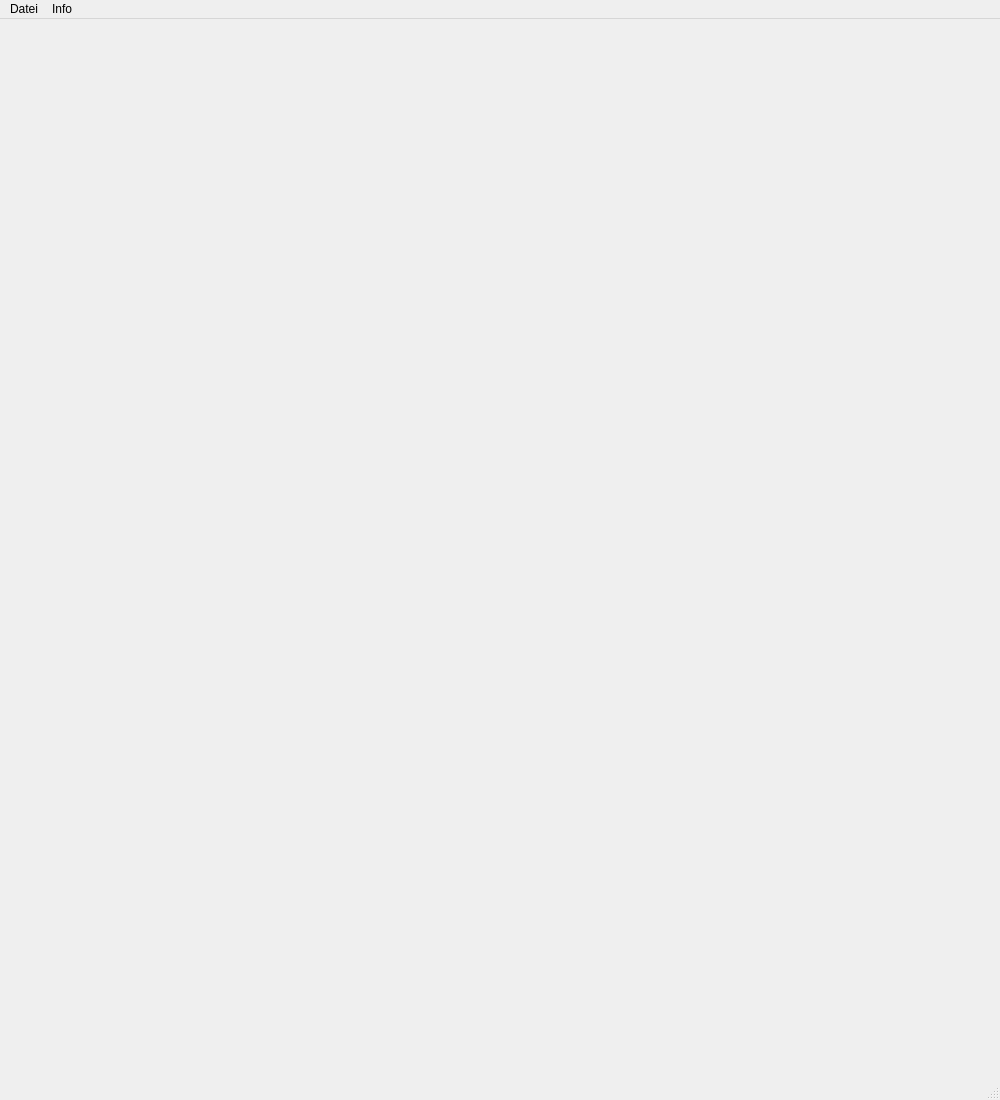
<?xml version="1.0" encoding="UTF-8"?>
<ui version="4.0">
 <class>MainWindow</class>
 <widget class="QMainWindow" name="MainWindow">
  <property name="geometry">
   <rect>
    <x>0</x>
    <y>0</y>
    <width>1000</width>
    <height>1100</height>
   </rect>
  </property>
  <property name="minimumSize">
   <size>
    <width>100</width>
    <height>100</height>
   </size>
  </property>
  <property name="maximumSize">
   <size>
    <width>1000</width>
    <height>1100</height>
   </size>
  </property>
  <property name="windowTitle">
   <string>MainWindow</string>
  </property>
  <property name="windowIcon">
   <iconset resource="bdRessources.qrc">
    <normaloff>:/Landkarte.jpg</normaloff>:/Landkarte.jpg</iconset>
  </property>
  <widget class="QWidget" name="centralwidget">
   <widget class="QLabel" name="label_pic">
    <property name="enabled">
     <bool>true</bool>
    </property>
    <property name="geometry">
     <rect>
      <x>0</x>
      <y>-20</y>
      <width>1000</width>
      <height>1000</height>
     </rect>
    </property>
    <property name="minimumSize">
     <size>
      <width>500</width>
      <height>500</height>
     </size>
    </property>
    <property name="maximumSize">
     <size>
      <width>1000</width>
      <height>1000</height>
     </size>
    </property>
    <property name="mouseTracking">
     <bool>false</bool>
    </property>
    <property name="text">
     <string/>
    </property>
    <property name="pixmap">
     <pixmap resource="bdRessources.qrc">:/Landkarte.jpg</pixmap>
    </property>
    <property name="scaledContents">
     <bool>true</bool>
    </property>
   </widget>
   <widget class="QPushButton" name="Frankreich">
    <property name="geometry">
     <rect>
      <x>270</x>
      <y>580</y>
      <width>141</width>
      <height>161</height>
     </rect>
    </property>
    <property name="sizePolicy">
     <sizepolicy hsizetype="Minimum" vsizetype="Expanding">
      <horstretch>0</horstretch>
      <verstretch>0</verstretch>
     </sizepolicy>
    </property>
    <property name="minimumSize">
     <size>
      <width>0</width>
      <height>151</height>
     </size>
    </property>
    <property name="cursor">
     <cursorShape>PointingHandCursor</cursorShape>
    </property>
    <property name="checkable">
     <bool>false</bool>
    </property>
    <property name="autoDefault">
     <bool>false</bool>
    </property>
    <property name="default">
     <bool>false</bool>
    </property>
    <property name="flat">
     <bool>true</bool>
    </property>
   </widget>
   <widget class="QPushButton" name="Deutschland">
    <property name="geometry">
     <rect>
      <x>420</x>
      <y>470</y>
      <width>111</width>
      <height>151</height>
     </rect>
    </property>
    <property name="cursor">
     <cursorShape>PointingHandCursor</cursorShape>
    </property>
    <property name="default">
     <bool>false</bool>
    </property>
    <property name="flat">
     <bool>true</bool>
    </property>
   </widget>
   <widget class="QPushButton" name="Spanien">
    <property name="geometry">
     <rect>
      <x>140</x>
      <y>740</y>
      <width>151</width>
      <height>161</height>
     </rect>
    </property>
    <property name="cursor">
     <cursorShape>PointingHandCursor</cursorShape>
    </property>
    <property name="flat">
     <bool>true</bool>
    </property>
   </widget>
   <widget class="QPushButton" name="Portugal">
    <property name="geometry">
     <rect>
      <x>80</x>
      <y>750</y>
      <width>61</width>
      <height>131</height>
     </rect>
    </property>
    <property name="cursor">
     <cursorShape>PointingHandCursor</cursorShape>
    </property>
    <property name="flat">
     <bool>true</bool>
    </property>
   </widget>
   <widget class="QPushButton" name="Andorra">
    <property name="geometry">
     <rect>
      <x>290</x>
      <y>750</y>
      <width>41</width>
      <height>41</height>
     </rect>
    </property>
    <property name="cursor">
     <cursorShape>PointingHandCursor</cursorShape>
    </property>
    <property name="flat">
     <bool>true</bool>
    </property>
   </widget>
   <widget class="QPushButton" name="Belgien">
    <property name="geometry">
     <rect>
      <x>350</x>
      <y>540</y>
      <width>71</width>
      <height>41</height>
     </rect>
    </property>
    <property name="cursor">
     <cursorShape>PointingHandCursor</cursorShape>
    </property>
    <property name="flat">
     <bool>true</bool>
    </property>
   </widget>
   <widget class="QPushButton" name="Niederlande">
    <property name="geometry">
     <rect>
      <x>350</x>
      <y>490</y>
      <width>71</width>
      <height>51</height>
     </rect>
    </property>
    <property name="cursor">
     <cursorShape>PointingHandCursor</cursorShape>
    </property>
    <property name="flat">
     <bool>true</bool>
    </property>
   </widget>
   <widget class="QPushButton" name="Schweiz">
    <property name="geometry">
     <rect>
      <x>410</x>
      <y>630</y>
      <width>61</width>
      <height>61</height>
     </rect>
    </property>
    <property name="cursor">
     <cursorShape>PointingHandCursor</cursorShape>
    </property>
    <property name="flat">
     <bool>true</bool>
    </property>
   </widget>
   <widget class="QPushButton" name="Oesterreich">
    <property name="geometry">
     <rect>
      <x>470</x>
      <y>620</y>
      <width>111</width>
      <height>51</height>
     </rect>
    </property>
    <property name="cursor">
     <cursorShape>PointingHandCursor</cursorShape>
    </property>
    <property name="flat">
     <bool>true</bool>
    </property>
   </widget>
   <widget class="QPushButton" name="Grossbritannien">
    <property name="geometry">
     <rect>
      <x>230</x>
      <y>320</y>
      <width>91</width>
      <height>221</height>
     </rect>
    </property>
    <property name="cursor">
     <cursorShape>PointingHandCursor</cursorShape>
    </property>
    <property name="flat">
     <bool>true</bool>
    </property>
   </widget>
   <widget class="QPushButton" name="Irland">
    <property name="geometry">
     <rect>
      <x>150</x>
      <y>400</y>
      <width>81</width>
      <height>91</height>
     </rect>
    </property>
    <property name="cursor">
     <cursorShape>PointingHandCursor</cursorShape>
    </property>
    <property name="flat">
     <bool>true</bool>
    </property>
   </widget>
   <widget class="QPushButton" name="Island">
    <property name="geometry">
     <rect>
      <x>120</x>
      <y>90</y>
      <width>91</width>
      <height>81</height>
     </rect>
    </property>
    <property name="cursor">
     <cursorShape>PointingHandCursor</cursorShape>
    </property>
    <property name="flat">
     <bool>true</bool>
    </property>
   </widget>
   <widget class="QPushButton" name="Polen">
    <property name="geometry">
     <rect>
      <x>530</x>
      <y>470</y>
      <width>151</width>
      <height>101</height>
     </rect>
    </property>
    <property name="cursor">
     <cursorShape>PointingHandCursor</cursorShape>
    </property>
    <property name="flat">
     <bool>true</bool>
    </property>
   </widget>
   <widget class="QPushButton" name="Tschechien">
    <property name="geometry">
     <rect>
      <x>530</x>
      <y>570</y>
      <width>71</width>
      <height>51</height>
     </rect>
    </property>
    <property name="cursor">
     <cursorShape>PointingHandCursor</cursorShape>
    </property>
    <property name="flat">
     <bool>true</bool>
    </property>
   </widget>
   <widget class="QPushButton" name="Slowakei">
    <property name="geometry">
     <rect>
      <x>600</x>
      <y>570</y>
      <width>71</width>
      <height>51</height>
     </rect>
    </property>
    <property name="cursor">
     <cursorShape>PointingHandCursor</cursorShape>
    </property>
    <property name="flat">
     <bool>true</bool>
    </property>
   </widget>
   <widget class="QPushButton" name="Ungarn">
    <property name="geometry">
     <rect>
      <x>580</x>
      <y>620</y>
      <width>91</width>
      <height>51</height>
     </rect>
    </property>
    <property name="cursor">
     <cursorShape>PointingHandCursor</cursorShape>
    </property>
    <property name="flat">
     <bool>true</bool>
    </property>
   </widget>
   <widget class="QPushButton" name="Italien">
    <property name="geometry">
     <rect>
      <x>410</x>
      <y>700</y>
      <width>171</width>
      <height>231</height>
     </rect>
    </property>
    <property name="cursor">
     <cursorShape>PointingHandCursor</cursorShape>
    </property>
    <property name="flat">
     <bool>true</bool>
    </property>
   </widget>
   <widget class="QPushButton" name="Slowenien">
    <property name="geometry">
     <rect>
      <x>500</x>
      <y>670</y>
      <width>71</width>
      <height>31</height>
     </rect>
    </property>
    <property name="cursor">
     <cursorShape>PointingHandCursor</cursorShape>
    </property>
    <property name="flat">
     <bool>true</bool>
    </property>
   </widget>
   <widget class="QPushButton" name="Kroatien">
    <property name="geometry">
     <rect>
      <x>570</x>
      <y>670</y>
      <width>61</width>
      <height>31</height>
     </rect>
    </property>
    <property name="cursor">
     <cursorShape>PointingHandCursor</cursorShape>
    </property>
    <property name="flat">
     <bool>true</bool>
    </property>
   </widget>
   <widget class="QPushButton" name="Bosnien">
    <property name="geometry">
     <rect>
      <x>580</x>
      <y>700</y>
      <width>51</width>
      <height>51</height>
     </rect>
    </property>
    <property name="cursor">
     <cursorShape>PointingHandCursor</cursorShape>
    </property>
    <property name="flat">
     <bool>true</bool>
    </property>
   </widget>
   <widget class="QPushButton" name="Montenegro">
    <property name="geometry">
     <rect>
      <x>630</x>
      <y>740</y>
      <width>31</width>
      <height>31</height>
     </rect>
    </property>
    <property name="cursor">
     <cursorShape>PointingHandCursor</cursorShape>
    </property>
    <property name="flat">
     <bool>true</bool>
    </property>
   </widget>
   <widget class="QPushButton" name="Kosovo">
    <property name="geometry">
     <rect>
      <x>660</x>
      <y>740</y>
      <width>31</width>
      <height>21</height>
     </rect>
    </property>
    <property name="cursor">
     <cursorShape>PointingHandCursor</cursorShape>
    </property>
    <property name="flat">
     <bool>true</bool>
    </property>
   </widget>
   <widget class="QPushButton" name="Serbien">
    <property name="geometry">
     <rect>
      <x>630</x>
      <y>670</y>
      <width>61</width>
      <height>71</height>
     </rect>
    </property>
    <property name="cursor">
     <cursorShape>PointingHandCursor</cursorShape>
    </property>
    <property name="flat">
     <bool>true</bool>
    </property>
   </widget>
   <widget class="QPushButton" name="Rumanien">
    <property name="geometry">
     <rect>
      <x>690</x>
      <y>600</y>
      <width>81</width>
      <height>111</height>
     </rect>
    </property>
    <property name="cursor">
     <cursorShape>PointingHandCursor</cursorShape>
    </property>
    <property name="flat">
     <bool>true</bool>
    </property>
   </widget>
   <widget class="QPushButton" name="Albanien">
    <property name="geometry">
     <rect>
      <x>630</x>
      <y>770</y>
      <width>41</width>
      <height>71</height>
     </rect>
    </property>
    <property name="cursor">
     <cursorShape>PointingHandCursor</cursorShape>
    </property>
    <property name="flat">
     <bool>true</bool>
    </property>
   </widget>
   <widget class="QPushButton" name="Mazedonien">
    <property name="geometry">
     <rect>
      <x>670</x>
      <y>760</y>
      <width>41</width>
      <height>51</height>
     </rect>
    </property>
    <property name="cursor">
     <cursorShape>PointingHandCursor</cursorShape>
    </property>
    <property name="flat">
     <bool>true</bool>
    </property>
   </widget>
   <widget class="QPushButton" name="Bulgarien">
    <property name="geometry">
     <rect>
      <x>710</x>
      <y>710</y>
      <width>91</width>
      <height>71</height>
     </rect>
    </property>
    <property name="cursor">
     <cursorShape>PointingHandCursor</cursorShape>
    </property>
    <property name="flat">
     <bool>true</bool>
    </property>
   </widget>
   <widget class="QPushButton" name="Griechenland">
    <property name="geometry">
     <rect>
      <x>670</x>
      <y>810</y>
      <width>151</width>
      <height>151</height>
     </rect>
    </property>
    <property name="cursor">
     <cursorShape>PointingHandCursor</cursorShape>
    </property>
    <property name="flat">
     <bool>true</bool>
    </property>
   </widget>
   <widget class="QPushButton" name="Moldawien">
    <property name="geometry">
     <rect>
      <x>770</x>
      <y>580</y>
      <width>51</width>
      <height>71</height>
     </rect>
    </property>
    <property name="cursor">
     <cursorShape>PointingHandCursor</cursorShape>
    </property>
    <property name="flat">
     <bool>true</bool>
    </property>
   </widget>
   <widget class="QPushButton" name="Ukraine">
    <property name="geometry">
     <rect>
      <x>700</x>
      <y>490</y>
      <width>231</width>
      <height>91</height>
     </rect>
    </property>
    <property name="cursor">
     <cursorShape>PointingHandCursor</cursorShape>
    </property>
    <property name="flat">
     <bool>true</bool>
    </property>
   </widget>
   <widget class="QPushButton" name="Weissrussland">
    <property name="geometry">
     <rect>
      <x>700</x>
      <y>420</y>
      <width>121</width>
      <height>71</height>
     </rect>
    </property>
    <property name="cursor">
     <cursorShape>PointingHandCursor</cursorShape>
    </property>
    <property name="flat">
     <bool>true</bool>
    </property>
   </widget>
   <widget class="QPushButton" name="Daenemark">
    <property name="geometry">
     <rect>
      <x>440</x>
      <y>400</y>
      <width>71</width>
      <height>71</height>
     </rect>
    </property>
    <property name="cursor">
     <cursorShape>PointingHandCursor</cursorShape>
    </property>
    <property name="flat">
     <bool>true</bool>
    </property>
   </widget>
   <widget class="QPushButton" name="Norwegen">
    <property name="geometry">
     <rect>
      <x>410</x>
      <y>160</y>
      <width>81</width>
      <height>241</height>
     </rect>
    </property>
    <property name="cursor">
     <cursorShape>PointingHandCursor</cursorShape>
    </property>
    <property name="flat">
     <bool>true</bool>
    </property>
   </widget>
   <widget class="QPushButton" name="Schweden">
    <property name="geometry">
     <rect>
      <x>490</x>
      <y>120</y>
      <width>101</width>
      <height>281</height>
     </rect>
    </property>
    <property name="cursor">
     <cursorShape>PointingHandCursor</cursorShape>
    </property>
    <property name="flat">
     <bool>true</bool>
    </property>
   </widget>
   <widget class="QPushButton" name="Finnland">
    <property name="geometry">
     <rect>
      <x>600</x>
      <y>80</y>
      <width>101</width>
      <height>241</height>
     </rect>
    </property>
    <property name="cursor">
     <cursorShape>PointingHandCursor</cursorShape>
    </property>
    <property name="flat">
     <bool>true</bool>
    </property>
   </widget>
   <widget class="QPushButton" name="Estland">
    <property name="geometry">
     <rect>
      <x>630</x>
      <y>320</y>
      <width>71</width>
      <height>41</height>
     </rect>
    </property>
    <property name="cursor">
     <cursorShape>PointingHandCursor</cursorShape>
    </property>
    <property name="flat">
     <bool>true</bool>
    </property>
   </widget>
   <widget class="QPushButton" name="Lettland">
    <property name="geometry">
     <rect>
      <x>610</x>
      <y>360</y>
      <width>91</width>
      <height>41</height>
     </rect>
    </property>
    <property name="cursor">
     <cursorShape>PointingHandCursor</cursorShape>
    </property>
    <property name="flat">
     <bool>true</bool>
    </property>
   </widget>
   <widget class="QPushButton" name="Litauen">
    <property name="geometry">
     <rect>
      <x>630</x>
      <y>400</y>
      <width>71</width>
      <height>61</height>
     </rect>
    </property>
    <property name="cursor">
     <cursorShape>PointingHandCursor</cursorShape>
    </property>
    <property name="flat">
     <bool>true</bool>
    </property>
   </widget>
   <zorder>label_pic</zorder>
   <zorder>Finnland</zorder>
   <zorder>Montenegro</zorder>
   <zorder>Tschechien</zorder>
   <zorder>Moldawien</zorder>
   <zorder>Slowenien</zorder>
   <zorder>Bosnien</zorder>
   <zorder>Griechenland</zorder>
   <zorder>Estland</zorder>
   <zorder>Norwegen</zorder>
   <zorder>Lettland</zorder>
   <zorder>Ungarn</zorder>
   <zorder>Deutschland</zorder>
   <zorder>Kosovo</zorder>
   <zorder>Mazedonien</zorder>
   <zorder>Portugal</zorder>
   <zorder>Ukraine</zorder>
   <zorder>Serbien</zorder>
   <zorder>Weissrussland</zorder>
   <zorder>Schweden</zorder>
   <zorder>Rumanien</zorder>
   <zorder>Spanien</zorder>
   <zorder>Polen</zorder>
   <zorder>Belgien</zorder>
   <zorder>Andorra</zorder>
   <zorder>Schweiz</zorder>
   <zorder>Bulgarien</zorder>
   <zorder>Niederlande</zorder>
   <zorder>Italien</zorder>
   <zorder>Irland</zorder>
   <zorder>Island</zorder>
   <zorder>Grossbritannien</zorder>
   <zorder>Frankreich</zorder>
   <zorder>Albanien</zorder>
   <zorder>Oesterreich</zorder>
   <zorder>Litauen</zorder>
   <zorder>Kroatien</zorder>
   <zorder>Daenemark</zorder>
   <zorder>Slowakei</zorder>
  </widget>
  <widget class="QMenuBar" name="menubar">
   <property name="geometry">
    <rect>
     <x>0</x>
     <y>0</y>
     <width>1000</width>
     <height>21</height>
    </rect>
   </property>
   <widget class="QMenu" name="menuFile">
    <property name="title">
     <string>Info</string>
    </property>
    <addaction name="actionNew_Windows"/>
   </widget>
   <widget class="QMenu" name="menuDatei">
    <property name="title">
     <string>Datei</string>
    </property>
    <addaction name="actionDatenbank"/>
   </widget>
   <addaction name="menuDatei"/>
   <addaction name="menuFile"/>
  </widget>
  <widget class="QStatusBar" name="statusbar"/>
  <action name="actionNew_Windows">
   <property name="text">
    <string>Wie benutze ich die Karte?</string>
   </property>
  </action>
  <action name="actionDatenba">
   <property name="text">
    <string>Datenbank</string>
   </property>
  </action>
  <action name="actionDatenbank">
   <property name="text">
    <string>Datenbank</string>
   </property>
  </action>
 </widget>
 <resources>
  <include location="bdRessources.qrc"/>
 </resources>
 <connections/>
</ui>
